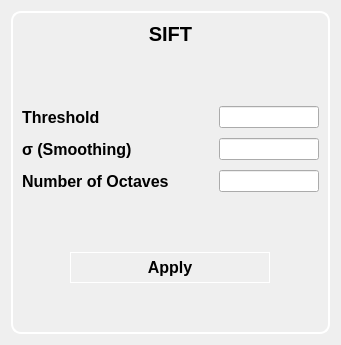
          <widget class="QWidget" name="generateDescriptorsPage">
           <layout class="QGridLayout" name="gridLayout_6">
            <item row="0" column="0">
             <widget class="QFrame" name="siftFrame">
              <property name="maximumSize">
               <size>
                <width>16777215</width>
                <height>400</height>
               </size>
              </property>
              <property name="styleSheet">
               <string notr="true">QFrame{
border-radius: 10px;
border: 2px solid white; 
}</string>
              </property>
              <property name="frameShape">
               <enum>QFrame::StyledPanel</enum>
              </property>
              <property name="frameShadow">
               <enum>QFrame::Raised</enum>
              </property>
              <layout class="QVBoxLayout" name="verticalLayout_12">
               <property name="spacing">
                <number>20</number>
               </property>
               <item>
                <widget class="QLabel" name="label_10">
                 <property name="styleSheet">
                  <string notr="true">border: none;
font-size: 20px;
font-weight: bold;</string>
                 </property>
                 <property name="text">
                  <string>SIFT</string>
                 </property>
                 <property name="alignment">
                  <set>Qt::AlignCenter</set>
                 </property>
                </widget>
               </item>
               <item>
                <spacer name="verticalSpacer_11">
                 <property name="orientation">
                  <enum>Qt::Vertical</enum>
                 </property>
                 <property name="sizeHint" stdset="0">
                  <size>
                   <width>20</width>
                   <height>40</height>
                  </size>
                 </property>
                </spacer>
               </item>
               <item>
                <layout class="QVBoxLayout" name="verticalLayout_11">
                 <property name="spacing">
                  <number>10</number>
                 </property>
                 <item>
                  <layout class="QHBoxLayout" name="horizontalLayout_15">
                   <item>
                    <widget class="QLabel" name="label_11">
                     <property name="styleSheet">
                      <string notr="true">border: none;
font-size: 16px;
font-weight: bold;</string>
                     </property>
                     <property name="text">
                      <string>Threshold</string>
                     </property>
                    </widget>
                   </item>
                   <item>
                    <spacer name="horizontalSpacer_6">
                     <property name="orientation">
                      <enum>Qt::Horizontal</enum>
                     </property>
                     <property name="sizeHint" stdset="0">
                      <size>
                       <width>40</width>
                       <height>20</height>
                      </size>
                     </property>
                    </spacer>
                   </item>
                   <item>
                    <widget class="QLineEdit" name="thresholdInputSift">
                     <property name="maximumSize">
                      <size>
                       <width>100</width>
                       <height>16777215</height>
                      </size>
                     </property>
                    </widget>
                   </item>
                  </layout>
                 </item>
                 <item>
                  <layout class="QHBoxLayout" name="horizontalLayout_14">
                   <item>
                    <widget class="QLabel" name="label_12">
                     <property name="styleSheet">
                      <string notr="true">border: none;
font-size: 16px;
font-weight: bold;</string>
                     </property>
                     <property name="text">
                      <string>σ (Smoothing)</string>
                     </property>
                    </widget>
                   </item>
                   <item>
                    <spacer name="horizontalSpacer_7">
                     <property name="orientation">
                      <enum>Qt::Horizontal</enum>
                     </property>
                     <property name="sizeHint" stdset="0">
                      <size>
                       <width>40</width>
                       <height>20</height>
                      </size>
                     </property>
                    </spacer>
                   </item>
                   <item>
                    <widget class="QLineEdit" name="sigmaInputSift">
                     <property name="maximumSize">
                      <size>
                       <width>100</width>
                       <height>16777215</height>
                      </size>
                     </property>
                    </widget>
                   </item>
                  </layout>
                 </item>
                 <item>
                  <layout class="QHBoxLayout" name="horizontalLayout_13">
                   <item>
                    <widget class="QLabel" name="label_14">
                     <property name="styleSheet">
                      <string notr="true">border: none;
font-size: 16px;
font-weight: bold;</string>
                     </property>
                     <property name="text">
                      <string>Number of Octaves</string>
                     </property>
                    </widget>
                   </item>
                   <item>
                    <spacer name="horizontalSpacer_8">
                     <property name="orientation">
                      <enum>Qt::Horizontal</enum>
                     </property>
                     <property name="sizeHint" stdset="0">
                      <size>
                       <width>40</width>
                       <height>20</height>
                      </size>
                     </property>
                    </spacer>
                   </item>
                   <item>
                    <widget class="QLineEdit" name="numberOfOcatvesInputSift">
                     <property name="maximumSize">
                      <size>
                       <width>100</width>
                       <height>16777215</height>
                      </size>
                     </property>
                    </widget>
                   </item>
                  </layout>
                 </item>
                </layout>
               </item>
               <item>
                <spacer name="verticalSpacer_9">
                 <property name="orientation">
                  <enum>Qt::Vertical</enum>
                 </property>
                 <property name="sizeHint" stdset="0">
                  <size>
                   <width>20</width>
                   <height>40</height>
                  </size>
                 </property>
                </spacer>
               </item>
               <item>
                <layout class="QHBoxLayout" name="horizontalLayout_12">
                 <item>
                  <widget class="QPushButton" name="siftApply">
                   <property name="maximumSize">
                    <size>
                     <width>200</width>
                     <height>16777215</height>
                    </size>
                   </property>
                   <property name="styleSheet">
                    <string notr="true">font-weight: bold;
font-size: 16px;
border: 1px solid white;
padding: 5px;</string>
                   </property>
                   <property name="text">
                    <string>Apply</string>
                   </property>
                  </widget>
                 </item>
                </layout>
               </item>
               <item>
                <spacer name="verticalSpacer_10">
                 <property name="orientation">
                  <enum>Qt::Vertical</enum>
                 </property>
                 <property name="sizeHint" stdset="0">
                  <size>
                   <width>20</width>
                   <height>40</height>
                  </size>
                 </property>
                </spacer>
               </item>
              </layout>
             </widget>
            </item>
           </layout>
          </widget>
